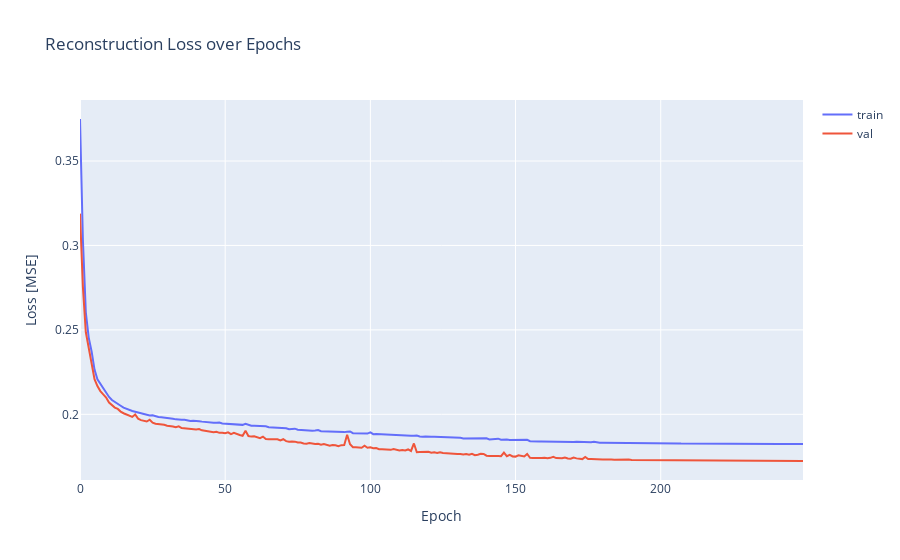

The notebook cell this image was saved under:
### Code cell
fig = go.Figure(
    data = [
        go.Scatter(y=history.history['loss'], name="train"),
        go.Scatter(y=history.history['val_loss'], name="val"),
    ],
    layout = {"yaxis": {"title": "Loss [MSE]"}, "xaxis": {"title": "Epoch"}, "title": "Reconstruction Loss over Epochs"}
)

fig.show()

### Figure 1 — Plotly figure (JSON) as saved in the notebook; plotly's stock layout.template omitted (floating-point values rounded to 4 significant figures; data arrays with more than 128 entries replaced by an {"elided": "..."} marker saying what was removed)
{"data": [{"name": "train", "type": "scatter", "y": {"elided": "250 float values"}}, {"name": "val", "type": "scatter", "y": {"elided": "250 float values"}}], "layout": {"title": {"text": "Reconstruction Loss over Epochs"}, "xaxis": {"title": {"text": "Epoch"}}, "yaxis": {"title": {"text": "Loss [MSE]"}}}}
